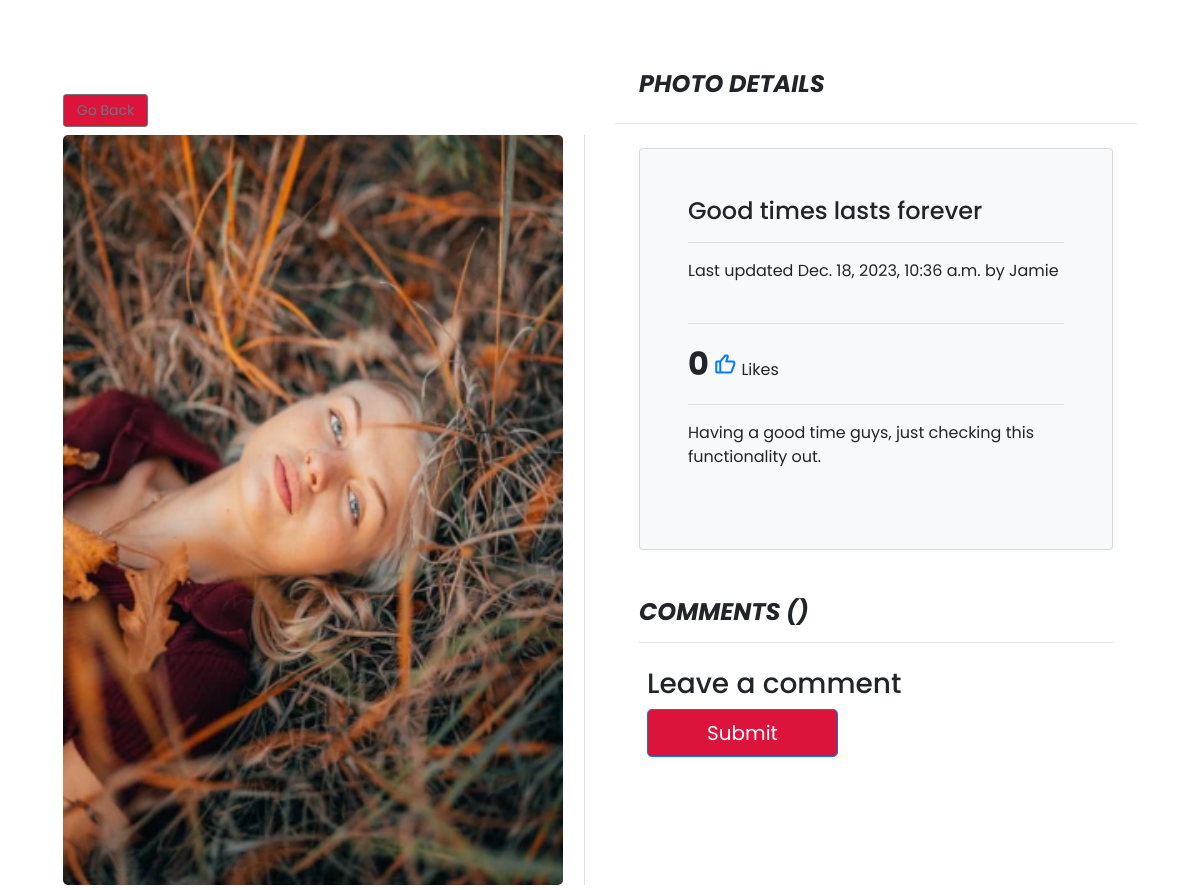
/photo/4/ (signed in, middle part), run on an earlier commit of the app's database.
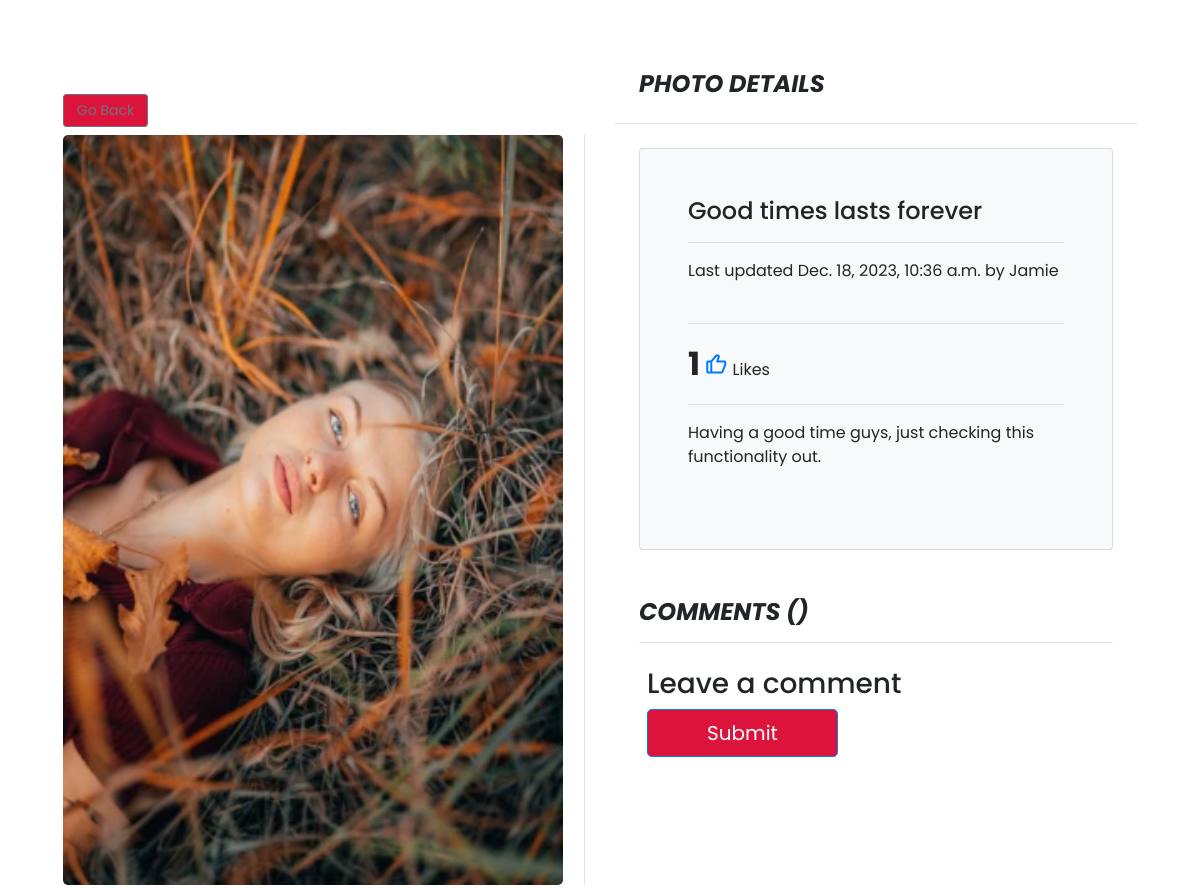
And on a later commit of the database.
### photos/models.py (models this page shows, shortened)
class Photo(models.Model):
    id = models.AutoField(primary_key=True)
    title = models.CharField(max_length=30,  null=True, blank=True, default='')
    category = models.ForeignKey(
        Category, on_delete=models.SET_NULL, null=True, blank=True)
    image = models.ImageField(null=True, blank=True, default='')
    description = models.TextField()
    date = models.DateTimeField(auto_now=True)
    visits = models.IntegerField(default=0)
    last_visit = models.DateTimeField(blank=True, null=True)
    created = models.DateTimeField(default=timezone.now)
    updated = models.DateTimeField(default=timezone.now)
    author = models.ForeignKey(
        User,
        default=None,
        on_delete=models.CASCADE,
    )
    likes = models.ManyToManyField(
        User, related_name='photo_likes')
    class Meta:
        ordering = ('-created',)
        verbose_name = 'photo'
        verbose_name_plural = 'photos'
    def save(self, *args, **kwargs):
        self.slug = slugify(self.title)
        super(Photo, self).save(*args, **kwargs)
    def total_likes(self):
        return self.likes.count()

### photos/views.py (the view)
# urls.py: path('photo/<int:pk>/', viewPhoto, name='photo'),
@login_required
def viewPhoto(request, pk):
    photo = Photo.objects.get(id=pk)
    photo.visits = photo.visits + 1
    photo.last_visit = datetime.now()
    photo.save()
    stuff = get_object_or_404(Photo, id=pk)
    total_likes = stuff.total_likes()
    context = {
            "total_likes" : total_likes
        }
    return render(request, 'photos/photo.html', {'photo': photo, 'total_like': total_likes})

### templates/photos/photo.html (shortened to what this page needs)
{% extends 'base.html' %}
{% load crispy_forms_tags %}
{% load comments %}
{% block content %}
<main role="main" class="container-fluid m-5">
    <div class="row">
        <div class="col-6 col-md-6 col-xs-12 col-sm-12 blog-main my-5">
            <a class="btn btn-sm btn-outline-secondary mb-2" href="{% url 'gallery' %}">Go Back</a>
            <div class="border-right">
                <img src="{{photo.image.url}}" alt="Microscope" id="myImg" class="img-fluid"
                    style="width:100%;max-width:500px" />
            </div>
        </div>
        <aside class="col-6 col-md-6 col-sm-12 col-xs-12 blog-sidebar">
            <h4 class="font-italic font-weight-bolder m-4">PHOTO DETAILS</h4>
            <hr>
            <div class="card p-4 m-4 bg-light rounded">
                <div class="p-4 mb-3  rounded">
                    <div class="">
                        <h4>{{photo.title}}</h4>
                    </div>
                    <hr>
                    <div class="">
                     Last updated {{photo.date}} by {{photo.author}}
                    </div>
                    <br>
                    <hr>
                    <div>
                        <span class="ph-like">{{ photo.total_likes }}</span> <i class='ph-likes bx bx-like' ></i> Likes
                    </div>
                    <hr>
                    <p class="brand-text mt-3">{{photo.description}}</p>
                </div>
            </div>
            <div class="p-4 mb-3  rounded">
                {% get_comment_count for photo as comment_count %}
                <h4 class="font-italic font-weight-bolder">COMMENTS ({{ comment_count }}) </h4>
                <hr>
                  <p>
                    {% get_comment_list for photo as comment_list %}
                <div class="card-body">
                    {% get_comment_form for photo as form %}
                    {% if new_comment %}
                    <div class="alert alert-success" role="alert">
                        Your comment is awaiting moderation
                    </div>
                    {% else %}
                    <h3>Leave a comment</h3>
                    {% get_comment_form for photo as form %}
                    <form action="{% comment_form_target %}" method="post">
                        <div class="row"><button type="submit" name="submit" value="Post" class="btn btn-primary  btn-lg col-md-5 ">Submit</button>
                            <button id="comment-preview"  type="submit" name="preview" value="Preview" class="btn btn-outline-secondary  btn-lg col-md-5">Preview</button></div>
                    </form>
                    {% endif %}
                </div>
            </div>
        </aside>
    </div>
</main>
{% endblock content %}

What changed in the data, as far as the page shows it:
changed Photo "Good times lasts forever": total_likes "0" → "1"
